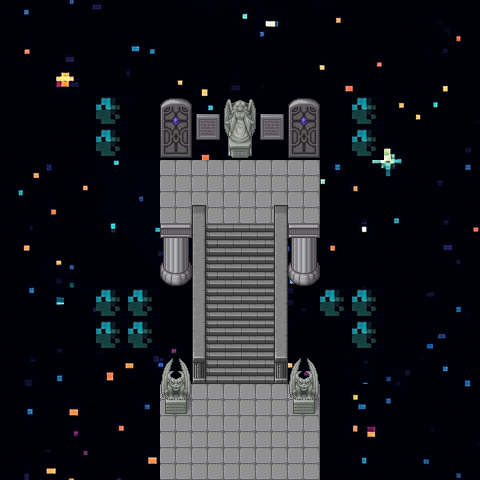

The image is a tile-based game level rendered from a .tmx file. Its description and source (layers, tilesets, objects; grid data summarised) follow:
An orthogonal 15x15 tile map with 32x32 px tiles, 6 tile layers (Ground, pilairs, walkways, stairs, ...), 4 tilesets and 9 objects (2x zone, 2x teleport, 2x signage, start, interactive, ...).

<map version="1.10" tiledversion="1.11.2" orientation="orthogonal" renderorder="right-down" width="15" height="15" tilewidth="32" tileheight="32" infinite="0" nextlayerid="8" nextobjectid="18">
 <tileset firstgid="1" source="space_5.tsx" />
 <tileset firstgid="1025" source="[Base]BaseChip_pipo.tsx" />
 <tileset firstgid="2025" source="[A]Flower_pipo.tsx" />
 <tileset firstgid="2121" source="CuteRPG_A.tsx" />
 <layer id="1" name="Ground" width="15" height="15">
  <data>[225 cells, 225 non-empty, 217 distinct tile ids]</data>
 </layer>
 <layer id="7" name="pilairs" width="15" height="15">
  <data>[225 cells, 6 non-empty, 3 distinct tile ids]</data>
 </layer>
 <layer id="5" name="walkways" width="15" height="15">
  <data>[225 cells, 24 non-empty, 6 distinct tile ids]</data>
 </layer>
 <layer id="6" name="stairs" width="15" height="15">
  <data>[225 cells, 17 non-empty, 8 distinct tile ids]</data>
 </layer>
 <layer id="3" name="Decorations" width="15" height="15">
  <data>[225 cells, 29 non-empty, 15 distinct tile ids]</data>
 </layer>
 <layer id="2" name="Collisions" width="15" height="15">
  <properties>
   <property name="type" value="collision" />
  </properties>
  <data>[225 cells, 101 non-empty, 2 distinct tile ids]</data>
 </layer>
 <objectgroup id="4" name="Events">
  <object id="1" name="start" type="start" x="239.368" y="414.743">
   <properties>
    <property name="displayName" value="Player Spawn" />
   </properties>
  </object>
  <object id="5" name="area_void_altar_01" type="zone" x="159.764" y="100.708" width="158.967" height="121.743">
   <properties>
    <property name="areaId" value="area_void_altar_01" />
    <property name="description" value="The elevated altar area with bell, book, doors, and tablets" />
    <property name="displayName" value="Altar Platform" />
    <property name="entityType" value="area-marker" />
   </properties>
  </object>
  <object id="7" name="area_void_platform_01" type="zone" x="159.736" y="378.277" width="158.987" height="101.259">
   <properties>
    <property name="areaId" value="area_void_platform_01" />
    <property name="description" value="The platform where players spawn" />
    <property name="displayName" value="Lower Platform" />
    <property name="entityType" value="area-marker" />
   </properties>
  </object>
  <object id="8" name="trig_void_chaos_01" type="teleport" x="307.264" y="134.674">
   <properties>
    <property name="areaId" value="area_void_altar_01" />
    <property name="displayName" value="Door to Chaos" />
    <property name="entityType" value="trigger" />
    <property name="triggerType" value="teleport" />
   </properties>
   <point />
  </object>
  <object id="10" name="trig_void_clarity_01" type="teleport" x="172.067" y="135.217">
   <properties>
    <property name="areaId" value="area_void_altar_01" />
    <property name="displayName" value="Door to Clarity" />
    <property name="entityType" value="trigger" />
    <property name="triggerType" value="teleport" />
   </properties>
   <point />
  </object>
  <object id="11" name="obj_void_book_01" type="interactive" x="240.283" y="151.199">
   <properties>
    <property name="aiEnabled" type="bool" value="true" />
    <property name="areaId" value="area_void_altar_01" />
    <property name="displayName" value="Mirrored Figure" />
    <property name="entityType" value="object-api" />
    <property name="role" value="instruction" />
   </properties>
   <point />
  </object>
  <object id="14" name="obj_void_sign_chaos_01" type="signage" x="271.754" y="132.844">
   <properties>
    <property name="aiEnabled" type="bool" value="true" />
    <property name="areaId" value="area_void_altar_01" />
    <property name="displayName" value="Chaos Tablet" />
    <property name="entityType" value="object-api" />
    <property name="role" value="sign" />
   </properties>
   <point />
  </object>
  <object id="15" name="obj_void_sign_clarity_01" type="signage" x="207.692" y="134.29">
   <properties>
    <property name="aiEnabled" type="bool" value="true" />
    <property name="areaId" value="area_void_altar_01" />
    <property name="displayName" value="Clarity Tablet" />
    <property name="entityType" value="object-api" />
    <property name="role" value="sign" />
   </properties>
   <point />
  </object>
  <object id="16" name="spawn_void_start_01" type="spawn" x="269.227" y="457.616">
   <properties>
    <property name="areaId" value="area_void_platform_01" />
    <property name="displayName" value="Player Spawn" />
    <property name="entityType" value="spawn-point" />
   </properties>
   <point />
  </object>
 </objectgroup>
</map>
